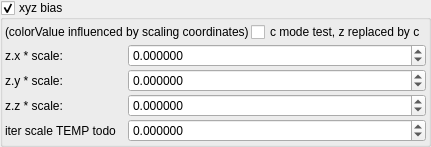
                  <widget class="MyGroupBox" name="groupCheck_fractal_coloring_xyz_bias_enabled_false">
                   <property name="toolTip">
                    <string>&lt;html&gt;&lt;head/&gt;&lt;body&gt;&lt;p&gt;Adjusting the color speed  may be required, depending on the size of the fractal and location.&lt;/p&gt;&lt;/body&gt;&lt;/html&gt;</string>
                   </property>
                   <property name="title">
                    <string>xyz bias</string>
                   </property>
                   <property name="checkable">
                    <bool>true</bool>
                   </property>
                   <layout class="QVBoxLayout" name="verticalLayout_32" stretch="0">
                    <property name="spacing">
                     <number>2</number>
                    </property>
                    <property name="leftMargin">
                     <number>2</number>
                    </property>
                    <property name="topMargin">
                     <number>2</number>
                    </property>
                    <property name="rightMargin">
                     <number>2</number>
                    </property>
                    <property name="bottomMargin">
                     <number>2</number>
                    </property>
                    <item>
                     <layout class="QGridLayout" name="gridLayout_16">
                      <property name="spacing">
                       <number>2</number>
                      </property>
                      <item row="10" column="1" colspan="2">
                       <widget class="MyDoubleSpinBox" name="spinbox3_fractal_coloring_xyz_000_z">
                        <property name="sizePolicy">
                         <sizepolicy hsizetype="Minimum" vsizetype="Maximum">
                          <horstretch>0</horstretch>
                          <verstretch>0</verstretch>
                         </sizepolicy>
                        </property>
                        <property name="prefix">
                         <string/>
                        </property>
                        <property name="suffix">
                         <string/>
                        </property>
                        <property name="decimals">
                         <number>6</number>
                        </property>
                        <property name="minimum">
                         <double>-9999.999900000000707</double>
                        </property>
                        <property name="maximum">
                         <double>9999.999900000000707</double>
                        </property>
                        <property name="singleStep">
                         <double>0.100000000000000</double>
                        </property>
                       </widget>
                      </item>
                      <item row="10" column="0">
                       <widget class="QLabel" name="label_40">
                        <property name="text">
                         <string>z.z * scale:</string>
                        </property>
                       </widget>
                      </item>
                      <item row="8" column="0">
                       <widget class="QLabel" name="label_36">
                        <property name="text">
                         <string>z.x * scale:</string>
                        </property>
                       </widget>
                      </item>
                      <item row="7" column="2">
                       <widget class="QCheckBox" name="checkBox_fractal_coloring_c_mode_enabled_false">
                        <property name="text">
                         <string notr="true">c mode test, z replaced by c</string>
                        </property>
                       </widget>
                      </item>
                      <item row="7" column="0" colspan="2">
                       <widget class="QLabel" name="label_49">
                        <property name="text">
                         <string>(colorValue influenced by scaling coordinates)</string>
                        </property>
                       </widget>
                      </item>
                      <item row="9" column="1" colspan="2">
                       <widget class="MyDoubleSpinBox" name="spinbox3_fractal_coloring_xyz_000_y">
                        <property name="sizePolicy">
                         <sizepolicy hsizetype="Minimum" vsizetype="Maximum">
                          <horstretch>0</horstretch>
                          <verstretch>0</verstretch>
                         </sizepolicy>
                        </property>
                        <property name="prefix">
                         <string/>
                        </property>
                        <property name="suffix">
                         <string/>
                        </property>
                        <property name="decimals">
                         <number>6</number>
                        </property>
                        <property name="minimum">
                         <double>-9999.999900000000707</double>
                        </property>
                        <property name="maximum">
                         <double>9999.999900000000707</double>
                        </property>
                        <property name="singleStep">
                         <double>0.100000000000000</double>
                        </property>
                       </widget>
                      </item>
                      <item row="11" column="0">
                       <widget class="QLabel" name="label_35">
                        <property name="text">
                         <string>iter scale TEMP todo</string>
                        </property>
                       </widget>
                      </item>
                      <item row="8" column="1" colspan="2">
                       <widget class="MyDoubleSpinBox" name="spinbox3_fractal_coloring_xyz_000_x">
                        <property name="sizePolicy">
                         <sizepolicy hsizetype="Minimum" vsizetype="Maximum">
                          <horstretch>0</horstretch>
                          <verstretch>0</verstretch>
                         </sizepolicy>
                        </property>
                        <property name="prefix">
                         <string/>
                        </property>
                        <property name="suffix">
                         <string/>
                        </property>
                        <property name="decimals">
                         <number>6</number>
                        </property>
                        <property name="minimum">
                         <double>-9999.999900000000707</double>
                        </property>
                        <property name="maximum">
                         <double>9999.999900000000707</double>
                        </property>
                        <property name="singleStep">
                         <double>0.100000000000000</double>
                        </property>
                       </widget>
                      </item>
                      <item row="11" column="1" colspan="2">
                       <widget class="MyDoubleSpinBox" name="spinbox_fractal_coloring_xyz_iter_scale">
                        <property name="sizePolicy">
                         <sizepolicy hsizetype="Minimum" vsizetype="Maximum">
                          <horstretch>0</horstretch>
                          <verstretch>0</verstretch>
                         </sizepolicy>
                        </property>
                        <property name="prefix">
                         <string/>
                        </property>
                        <property name="suffix">
                         <string/>
                        </property>
                        <property name="decimals">
                         <number>6</number>
                        </property>
                        <property name="minimum">
                         <double>-9999.999900000000707</double>
                        </property>
                        <property name="maximum">
                         <double>9999.999900000000707</double>
                        </property>
                        <property name="singleStep">
                         <double>0.100000000000000</double>
                        </property>
                       </widget>
                      </item>
                      <item row="9" column="0">
                       <widget class="QLabel" name="label_38">
                        <property name="text">
                         <string>z.y * scale:</string>
                        </property>
                       </widget>
                      </item>
                     </layout>
                    </item>
                   </layout>
                  </widget>
